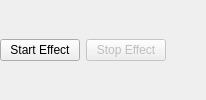
<?xml version="1.0" encoding="UTF-8"?>
<ui version="4.0">
 <class>EffectTransportRow</class>
 <widget class="QWidget" name="EffectTransportRow">
  <layout class="QHBoxLayout" name="transportLayout">
   <property name="leftMargin">
    <number>0</number>
   </property>
   <property name="topMargin">
    <number>0</number>
   </property>
   <property name="rightMargin">
    <number>0</number>
   </property>
   <property name="bottomMargin">
    <number>0</number>
   </property>
   <item>
    <widget class="QPushButton" name="startEffectButton">
     <property name="text">
      <string>Start Effect</string>
     </property>
    </widget>
   </item>
   <item>
    <widget class="QPushButton" name="stopEffectButton">
     <property name="enabled">
      <bool>false</bool>
     </property>
     <property name="text">
      <string>Stop Effect</string>
     </property>
    </widget>
   </item>
   <item>
    <spacer name="transportSpacer">
     <property name="orientation">
      <enum>Qt::Horizontal</enum>
     </property>
     <property name="sizeHint" stdset="0">
      <size>
       <width>40</width>
       <height>20</height>
      </size>
     </property>
    </spacer>
   </item>
  </layout>
 </widget>
 <resources/>
 <connections/>
</ui>
